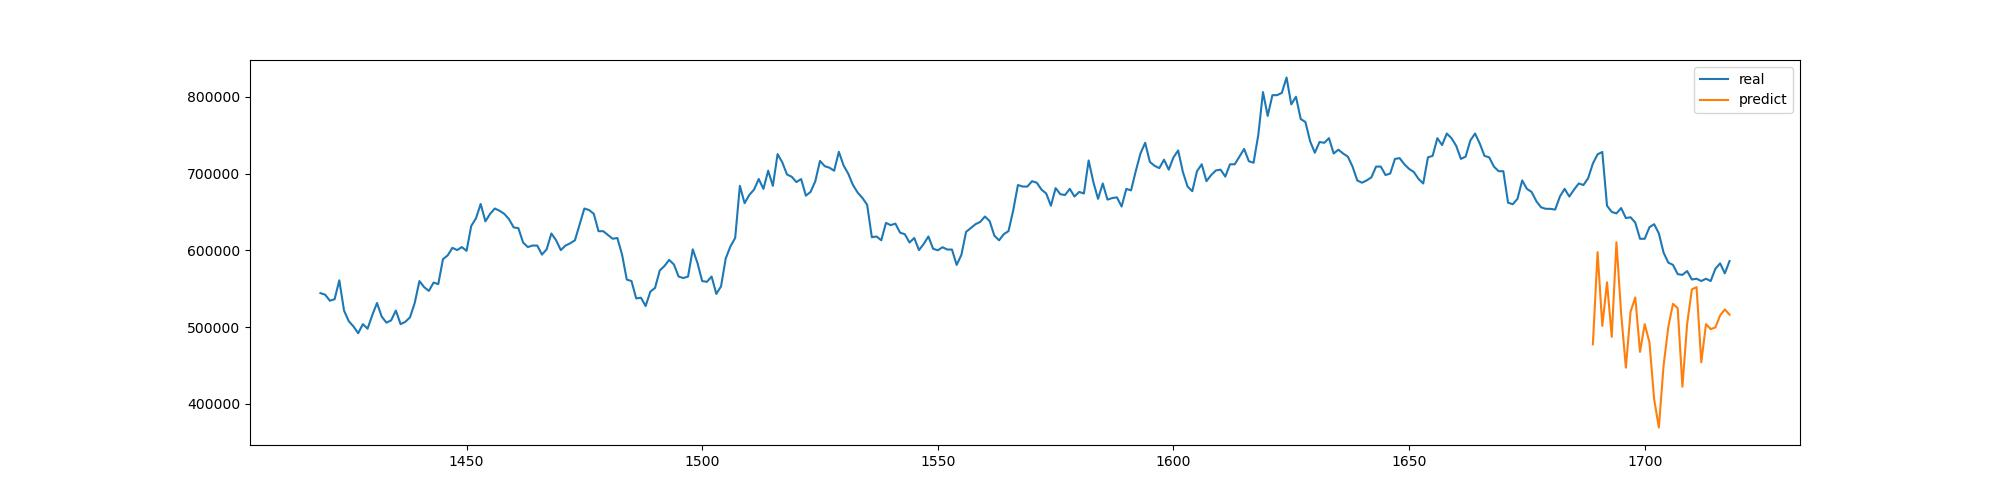

Reproduce this figure in Python.
# Test the models with LG_chem stock
# If the prediction is success, Expand the number of stock
import math 

import numpy as np
import pandas as pd
import matplotlib.pyplot as plt
from tqdm import tqdm

import torch
import torch.nn as nn
from torch.utils.data import DataLoader, Dataset

from sklearn.preprocessing import MinMaxScaler


def save_stock_plot(rawdata, stock_name="LG_chme"):
    try:
        plt.figure(figsize=(20,5))
        plt.plot(range(len(rawdata)), rawdata['Close'])
        plt.savefig('/root/workspace/QA/models/lg_chem.png')
        print("Save Success!!")
    except Exception as e:
        print(f"Save Stock plot Failed!!: {e}")


class windowDataset(Dataset):
    def __init__(self, y, input_window=80, output_window=20, stride=5):
        #총 데이터의 개수
        L = y.shape[0]
        #stride씩 움직일 때 생기는 총 sample의 개수
        num_samples = (L - input_window - output_window) // stride + 1

        #input과 output
        X = np.zeros([input_window, num_samples])
        Y = np.zeros([output_window, num_samples])

        for i in np.arange(num_samples):
            start_x = stride*i
            end_x = start_x + input_window
            X[:,i] = y[start_x:end_x]

            start_y = stride*i + input_window
            end_y = start_y + output_window
            Y[:,i] = y[start_y:end_y]

        X = X.reshape(X.shape[0], X.shape[1], 1).transpose((1,0,2))
        Y = Y.reshape(Y.shape[0], Y.shape[1], 1).transpose((1,0,2))
        self.x = X
        self.y = Y
        
        self.len = len(X)
    def __getitem__(self, i):
        return self.x[i], self.y[i]
    def __len__(self):
        return self.len
    

class TFModel(nn.Module):
    def __init__(self,iw, ow, d_model, nhead, nlayers, dropout=0.5):
        super(TFModel, self).__init__()
        self.encoder_layer = nn.TransformerEncoderLayer(d_model=d_model, nhead=nhead, dropout=dropout)
        self.transformer_encoder = nn.TransformerEncoder(self.encoder_layer, num_layers=nlayers) 
        self.pos_encoder = PositionalEncoding(d_model, dropout)

        self.encoder = nn.Sequential(
            nn.Linear(1, d_model//2),
            nn.ReLU(),
            nn.Linear(d_model//2, d_model)
        )
        
        self.linear =  nn.Sequential(
            nn.Linear(d_model, d_model//2),
            nn.ReLU(),
            nn.Linear(d_model//2, 1)
        )

        self.linear2 = nn.Sequential(
            nn.Linear(iw, (iw+ow)//2),
            nn.ReLU(),
            nn.Linear((iw+ow)//2, ow)
        ) 

    def generate_square_subsequent_mask(self, sz):
        mask = (torch.triu(torch.ones(sz, sz)) == 1).transpose(0, 1)
        mask = mask.float().masked_fill(mask == 0, float('-inf')).masked_fill(mask == 1, float(0.0))
        return mask

    def forward(self, src, srcmask):
        src = self.encoder(src)
        src = self.pos_encoder(src)
        output = self.transformer_encoder(src.transpose(0,1), srcmask).transpose(0,1)
        output = self.linear(output)[:,:,0]
        output = self.linear2(output)
        return output


class PositionalEncoding(nn.Module):
    def __init__(self, d_model, dropout=0.1, max_len=5000):
        super(PositionalEncoding, self).__init__()
        self.dropout = nn.Dropout(p=dropout)

        pe = torch.zeros(max_len, d_model)
        position = torch.arange(0, max_len, dtype=torch.float).unsqueeze(1)
        div_term = torch.exp(torch.arange(0, d_model, 2).float() * (-math.log(10000.0) / d_model))
        pe[:, 0::2] = torch.sin(position * div_term)
        pe[:, 1::2] = torch.cos(position * div_term)
        pe = pe.unsqueeze(0).transpose(0, 1)
        self.register_buffer('pe', pe)

    def forward(self, x):
        x = x + self.pe[:x.size(0), :]
        return self.dropout(x)


def gen_attention_mask(x):
    mask = torch.eq(x, 0)
    return mask


def evaluate(data_train, device, model):
    # 마지막 30*2일 입력으로 넣어서 그 이후 30일 예측 결과 얻음.
    input = torch.tensor(data_train[-30*2:]).reshape(1,-1,1).to(device).float().to(device)
    model.eval()
    
    src_mask = model.generate_square_subsequent_mask(input.shape[1]).to(device)
    predictions = model(input, src_mask)
    return predictions.detach().cpu().numpy()


def predict(stock):
    print(f"Notice: Since it is in the initial stage of the service, \
          we predict only the stock price of LG Chem, not the stock price \
          of the designated company.\n\n")
    print(f"Loading Stock Data ...")
    rawdata = pd.read_csv("/root/workspace/QA/data/test_data/lg_chem_closing_prices.csv")

    print(f"Saving Stock data as .png ...")
    save_stock_plot(rawdata)

    print(f"Preprocessing Data with MinMaxScaling ...")
    min_max_scaler = MinMaxScaler()
    rawdata["Close"] = min_max_scaler.fit_transform(rawdata["Close"].to_numpy().reshape(-1,1))

    print(f"Spliting Data ...")
    train = rawdata[:-60]
    data_train = train["Close"].to_numpy()
    test = rawdata[-60:]
    data_test = test["Close"].to_numpy()

    print(f"Preparing Dataset ...")
    iw = 30*2
    ow = 30
    train_dataset = windowDataset(data_train, input_window=iw, output_window=ow, stride=1)
    train_loader = DataLoader(train_dataset, batch_size=64)
    #test_dataset = windowDataset(data_test, input_window=iw, output_window=ow, stride=1)
    #test_loader = DataLoader(test_dataset)

    print(f"Model Constructing ...")
    device = torch.device("cuda")
    lr = 1e-4
    model = TFModel(30*2, 30, 512, 8, 4, 0.1).to(device)
    criterion = nn.MSELoss()
    optimizer = torch.optim.Adam(model.parameters(), lr=lr)

    print("Trainig ...")
    epoch = 10
    model.train()
    progress = tqdm(train_loader, total=len(train_loader), leave=True)
    for i in tqdm(range(epoch)):
        batchloss = 0.0
        for (inputs, outputs) in train_loader:
            optimizer.zero_grad()
            src_mask = model.generate_square_subsequent_mask(inputs.shape[1]).to(device)
            result = model(inputs.float().to(device),  src_mask)
            loss = criterion(result, outputs[:,:,0].float().to(device))
            loss.backward()
            optimizer.step()
            batchloss += loss
        progress.set_description("loss: {:0.6f}".format(batchloss.cpu().item() / len(train_loader)))

    print("Predicting ...")
    # 총 893일의 data있음
    
    result = evaluate(data_test, device, model)
    result = min_max_scaler.inverse_transform(result)[0]
    real = rawdata["Close"].to_numpy()
    real = min_max_scaler.inverse_transform(real.reshape(-1,1))[:,0]


    plt.figure(figsize=(20,5))
    plt.plot(range(600,893),real[600:], label="real")
    plt.plot(range(893-30,893),result, label="predict")
    plt.legend()
    plt.savefig("/root/workspace/QA/models/prediction.jpg")
    print(f"Complete!!")
